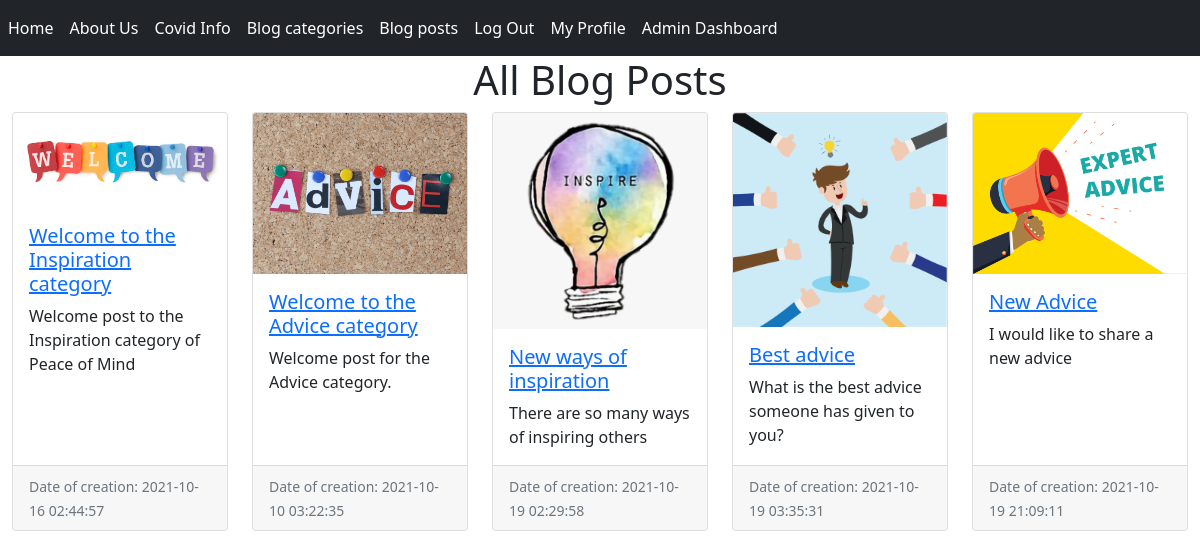
Page /blog-posts.php (signed in) on the earlier database version.
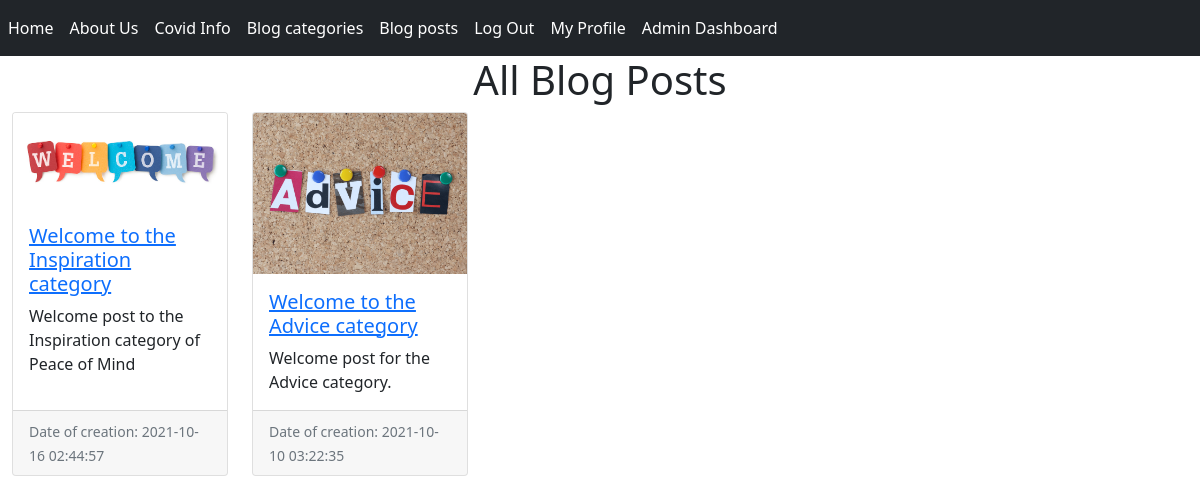
Same page on the later database version.
### tables this page shows
CREATE TABLE `post` (
  `id` int(11) NOT NULL,
  `authorId` int(11) NOT NULL,
  `categoryId` int(11) NOT NULL,
  `title` varchar(100) NOT NULL,
  `slug` varchar(100) NOT NULL,
  `summary` varchar(255) DEFAULT NULL,
  `content` text NOT NULL,
  `published` tinyint(1) NOT NULL DEFAULT 0,
  `image` varchar(255) DEFAULT NULL,
  `createdAt` timestamp NOT NULL DEFAULT current_timestamp() ON UPDATE current_timestamp(),
  `likesCount` int(11) NOT NULL DEFAULT 0,
  `dislikesCount` int(11) NOT NULL DEFAULT 0
);

### src/functions_src.php (called while the page is built, shortened)
<?php
function isAdmin(){
    if($_SESSION['useradmin'] == 1) {return true;}
    else {return false;}
}

### src/create_card_src.php (the view, shortened to what this page needs)
<?php
function createPostSummaryCard($post_row){
    return '
    <div class="col">
        <div class="card h-100">
            <img src="./assets/post-img/'.$post_row['image'].'" class="card-img-top post-summary-img" alt="'.$post_row['title'].' image">
            <div class="card-body">
                <a href="single-post.php?post='.$post_row["slug"].'"><h5 class="card-title">'.$post_row['title'].'</h5></a>
                <p class="card-text">'.$post_row['summary'].'</p>
            </div>
            <div class="card-footer">
                <small class="text-muted">Date of creation: '.$post_row['createdAt'].'</small>
            </div>
        </div>
    </div>
    ';
}

### includes/header.php (shortened to what this page needs)
<?php
  require_once './src/functions_src.php'
?>
<!doctype html>
<html lang="en">
  <head>
    <link href="https://cdn.jsdelivr.net/npm/bootstrap@5.1.0/dist/css/bootstrap.min.css" rel="stylesheet">
    <link href="assets/css/styles.css" rel="stylesheet"/>
  </head>
  <body>
  <nav class="navbar navbar-default navbar-fixed-top navbar-expand-lg navbar-light bg-dark" style="z-index: 1;">
    <div class="collapse navbar-collapse" id="navbarNav">
      <ul class="navbar-nav">
        <li class="nav-item active"><a class="nav-link" href="./index.php">Home <span class="sr-only"></span></a></li>
        <li class="nav-item"><a class="nav-link" href="./about-us.php">About Us</a></li>
        <li class="nav-item"><a class="nav-link" href="./covid-info.php">Covid Info</a></li>
        <li class="nav-item"><a class="nav-link" href="./categories.php">Blog categories</a></li>
        <li class="nav-item"><a class="nav-link" href="./blog-posts.php">Blog posts</a></li>
        <?php
          if(isset($_SESSION['username'])){
            echo '<li class="nav-item"><a class="nav-link" href="./src/logout_src.php">Log Out</a></li>';
            echo '<li class="nav-item"><a class="nav-link" href="./profile.php?username='.$_SESSION['username'].'">My Profile</a></li>';
          }
          else{
            echo '<li class="nav-item"><a class="nav-link" href="./signup.php">Sign Up</a></li>';
            echo '<li class="nav-item"><a class="nav-link" href="./login.php">Log In</a></li>';
          }
          if(isAdmin()){
            echo '<li class="nav-item"><a class="nav-link" href="./admin/dashboard.php">Admin Dashboard</a></li>';
          }
        ?>
      </ul>
    </div>
  </nav>

### blog-posts.php (shortened to what this page needs)
<?php
include_once './includes/header.php';
require_once './src/dbh_src.php';
require_once './src/create_card_src.php';
$cards_html = '';
if(isset($_GET['category'])){
    $category_slug = $_GET['category'];
    $sql = "SELECT post.* FROM post INNER JOIN category ON post.categoryId = category.id WHERE category.slug = '$category_slug' AND post.published=1;";
    $resultData = mysqli_query($conn,$sql);
    while($row = mysqli_fetch_assoc($resultData)){
        $cards_html .= createPostSummaryCard($row);
    }
} else {
    $sql = "SELECT * FROM post WHERE post.published=1;";
    $resultData = mysqli_query($conn,$sql);
    while($row = mysqli_fetch_assoc($resultData)){
        $cards_html .= createPostSummaryCard($row);
    }
}
?>
<div class="container-fluid">
    <div class="row text-center">
        <h1>All Blog Posts</h1>
    </div>
    <div class="row row-cols-1 row-cols-md-5 g-4">
        <?php
        echo $cards_html;
        ?>
    </div>
</div>
<?php
include_once './includes/footer.php';
?>

### includes/footer.php (shortened to what this page needs)
  </body>
</html>

### assets/css/styles.css (style rules this page uses)
.navbar li a { color : white !important; }

Differences in the rows shown:
removed post: image (picture), title "New ways of inspiration", summary "There are so many ways of inspiring others", createdAt "2021-10-19 02:29:58"
removed post: image (picture), title "Best advice", summary "What is the best advice someone has given to you?", createdAt "2021-10-19 03:35:31"
removed post: image (picture), title "New Advice", summary "I would like to share a new advice", createdAt "2021-10-19 21:09:11"
